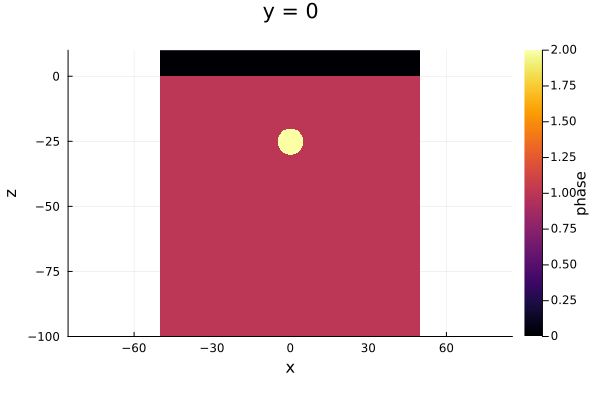

Write the Julia code that produced this figure.
###############################
# 02_falling_block_iso_viscous_free_surface NR.02-24
# simple setup to simulate a dense viscous sphere falling down a less viscous medium
# this scripts adds free surface to the setup
#
# if you have blue wavy underline below the model definition lines add this to the settings.json in the top left: "julia.lint.call": false
###############################


# load needed packages, GeophysicalModelGenerator is used to create shapes for the starting modelling conditions, GMT is used to import toppography, Plots is used to plot model before running the simulation
using LaMEM, GeophysicalModelGenerator, GMT, Plots


# directory you want your simulation's output to be saved in
out_dir = "output"

# Below we create a structure to define the modelling setup
model = Model(   
                # Scaling paramters, this ensure non-dimensionalisation in LaMEM but also gives the units to the outputs, you should not have to touch it 
                Scaling(GEO_units(  temperature     = 1000,
                                    stress          = 1e9Pa,
                                    length          = 1km,
                                    viscosity       = 1e20Pa*s) ),

                # This is where you setup the size of your model (as km as set above) and the resolution. e.g., x = [minX, maxX] (...)
                Grid(               x               = [-50.0,50.0],
                                    y               = [-1.0,1.0],               # notice here that y is only 2km as we want to run a 2D simulation
                                    z               = [-100.0,10.0],            # Here we change the maximum value of Z in order to account for "air"   
                                    nel             = (96,1,96) ),              # notice that only one element is given in the y-direction to effectively have a 2D simulation

                # sets the conditions at the walls of the modelled domain
                BoundaryConditions( temp_bot        = 20.0,                     # we set temperature, but it is not used in this model
                                    temp_top        = 20.0,
                                    open_top_bound  = 1,                        
                                    noslip          = [0, 0, 0, 0, 0, 0]),      # [left, right, front, back, bottom, top]

                # set timestepping parameters
                Time(               time_end        = 10.0,                     # Time is always expressed in Myrs (input/output definition)
                                    dt              = 0.001,                     # Target timestep, here 10k years
                                    dt_min          = 0.000001,                 # Minimum dt allowed, this is useful for more complex simulations
                                    dt_max          = 0.1,                      # max dt, here 100k years
                                    nstep_max       = 80,                       # Number of wanted timesteps
                                    nstep_out       = 1 ),                      # save output every nstep_out

                # set solution parameters
                SolutionParams(     eta_min         = 1e19,
                                    eta_ref         = 1e20,
                                    eta_max         = 1e22, 
                                    FSSA            = 1.0 ),                    # activate Free Surface Stabilization Algorithm  

                FreeSurface(	    surf_use        = 1,                        # free surface activation flag 
                                    surf_corr_phase = 1,                        # air phase ratio correction flag (due to surface position) 
                                    surf_level      = 0.0,                      # initial level 
                                    surf_air_phase  = 0,                        # phase ID of sticky air layer 
                                    surf_max_angle  = 40.0                      # maximum angle with horizon (smoothed if larger)) 
                                ),       
                                
                PassiveTracers(     Passive_Tracer      = 1,
                                    PassiveTracer_Box   = [-2.5,2.5,-1,1,-27.5,-22.5]),  
                                    
                # what will be saved in the output of the simulation
                Output(             out_density         = 1,
                                    out_melt_fraction   = 1,
                                    out_j2_strain_rate  = 1,
                                    out_temperature     = 1,
                                    out_surf            = 1,                    # 
                                    out_surf_velocity   = 1,                    #  	
                                    out_surf_pvd        = 1,                    # 
                                    out_surf_topography = 1,                    # 

                                    out_dir             = out_dir ),

                # here we define the options for the solver, it is advised to no fiddle with this (only comment "-da_refine_y 1" for 3D simulations)
                Solver(             SolverType          = "direct",
                                    DirectSolver  	    = "mumps" )  
            )  

#=================== define phases (different materials) of the model ==========================#

model.Grid.Phases                      .= 1;                        # here we first define the background phase id = 0
model.Grid.Temp                        .= 20.0;                     # here we first define the background temperature = 20.0

AddEllipsoid!(model,    cen             = (0,0,-25),                # defines centre of the sphere
                        axes            = (5,5,5),                  # define size of the sphere
                        StrikeAngle     = 0,
                        DipAngle        = 0,
                        phase           = ConstantPhase(2),         # we attribute phase id = 1, note that this overwrites phase 0 locally
                        T               = ConstantTemp(20));

Z                                       = model.Grid.Grid.Z;
model.Grid.Phases[Z.>0.0]              .= 0;                        # if Z > 0 then we attribute the air phase value 0


#====================== define material properties of the phases ============================#

air = Phase(            Name            = "Air",
                        ID              = 0,
                        rho             = 50,                       # prescribe a relatively low density for the air. Mind that realistic density for the air may lead to numerical instability
                        eta             = 1e20,                     # here we set the viscosity on the air as the minimum viscosity in our simulation, so the one of the mantle
                        G               = 5e10 );

mantle = Phase(         Name            = "Mantle",                 # let's call phase 0 mantle
                        ID              = 1,                        # not that ID here points to phase 0 which is the background phase defined above
                        rho             = 3300,                     # set mantle density
                        eta             = 1e20,                     # set mantle viscosity
                        G               = 5e10 );                   # set elastic modulii

eclogite = Phase(       Name            = "eclogite",
                        ID              = 2,
                        rho             = 4000,
                        eta             = 1e24,
                        G               = 5e10 );


add_phase!( model, air, mantle, eclogite )                          # this adds the phases to the model structure, oon't forget to add the air

plot_cross_section(model, y=0, field=:phase)
savefig("02_falling_block_iso_viscous_free_surface.png")
#=============================== perform simulation ===========================================#

run_lamem(model, 2)
